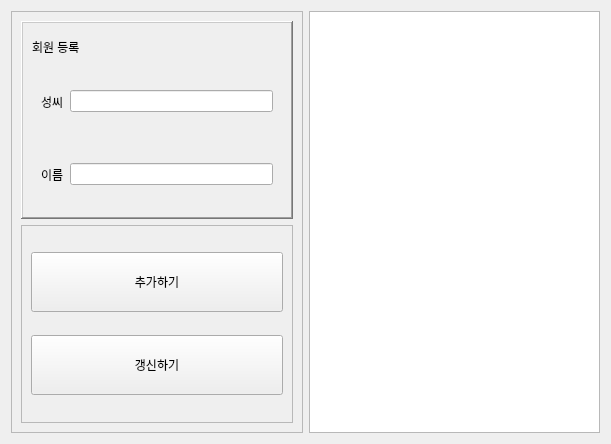
<?xml version="1.0" encoding="UTF-8"?>
<ui version="4.0">
 <class>RegisterForm</class>
 <widget class="QWidget" name="RegisterForm">
  <property name="geometry">
   <rect>
    <x>0</x>
    <y>0</y>
    <width>611</width>
    <height>444</height>
   </rect>
  </property>
  <property name="windowTitle">
   <string>Form</string>
  </property>
  <layout class="QHBoxLayout" name="horizontalLayout">
   <item>
    <widget class="QFrame" name="frame_3">
     <property name="frameShape">
      <enum>QFrame::StyledPanel</enum>
     </property>
     <property name="frameShadow">
      <enum>QFrame::Raised</enum>
     </property>
     <layout class="QVBoxLayout" name="verticalLayout">
      <item>
       <widget class="QFrame" name="frame">
        <property name="frameShape">
         <enum>QFrame::WinPanel</enum>
        </property>
        <property name="frameShadow">
         <enum>QFrame::Raised</enum>
        </property>
        <layout class="QVBoxLayout" name="verticalLayout_3">
         <item>
          <widget class="QLabel" name="label_3">
           <property name="maximumSize">
            <size>
             <width>16777215</width>
             <height>30</height>
            </size>
           </property>
           <property name="text">
            <string>회원 등록</string>
           </property>
          </widget>
         </item>
         <item>
          <widget class="QWidget" name="widget" native="true">
           <layout class="QHBoxLayout" name="horizontalLayout_2">
            <item>
             <widget class="QLabel" name="label">
              <property name="text">
               <string>성씨</string>
              </property>
             </widget>
            </item>
            <item>
             <widget class="QLineEdit" name="lineEdit_first"/>
            </item>
           </layout>
          </widget>
         </item>
         <item>
          <widget class="QWidget" name="widget_2" native="true">
           <layout class="QHBoxLayout" name="horizontalLayout_3">
            <item>
             <widget class="QLabel" name="label_2">
              <property name="text">
               <string>이름</string>
              </property>
             </widget>
            </item>
            <item>
             <widget class="QLineEdit" name="lineEdit_last"/>
            </item>
           </layout>
          </widget>
         </item>
        </layout>
       </widget>
      </item>
      <item>
       <widget class="QFrame" name="frame_2">
        <property name="frameShape">
         <enum>QFrame::StyledPanel</enum>
        </property>
        <property name="frameShadow">
         <enum>QFrame::Raised</enum>
        </property>
        <layout class="QVBoxLayout" name="verticalLayout_2">
         <item>
          <widget class="QPushButton" name="btn_add">
           <property name="minimumSize">
            <size>
             <width>0</width>
             <height>60</height>
            </size>
           </property>
           <property name="text">
            <string>추가하기</string>
           </property>
          </widget>
         </item>
         <item>
          <widget class="QPushButton" name="btn_refresh">
           <property name="minimumSize">
            <size>
             <width>0</width>
             <height>60</height>
            </size>
           </property>
           <property name="text">
            <string>갱신하기</string>
           </property>
          </widget>
         </item>
        </layout>
       </widget>
      </item>
     </layout>
    </widget>
   </item>
   <item>
    <widget class="QListView" name="listView">
     <property name="maximumSize">
      <size>
       <width>300</width>
       <height>16777215</height>
      </size>
     </property>
    </widget>
   </item>
  </layout>
 </widget>
 <resources/>
 <connections/>
</ui>
